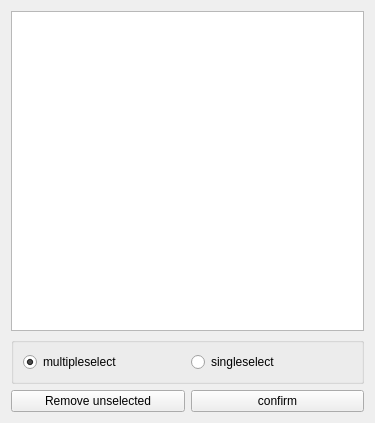
<?xml version="1.0" encoding="UTF-8"?>
<ui version="4.0">
 <class>Form</class>
 <widget class="QWidget" name="Form">
  <property name="geometry">
   <rect>
    <x>0</x>
    <y>0</y>
    <width>375</width>
    <height>423</height>
   </rect>
  </property>
  <property name="windowTitle">
   <string>Form</string>
  </property>
  <layout class="QGridLayout" name="gridLayout_2">
   <item row="0" column="0">
    <widget class="QListView" name="listView">
     <property name="minimumSize">
      <size>
       <width>200</width>
       <height>200</height>
      </size>
     </property>
     <property name="editTriggers">
      <set>QAbstractItemView::NoEditTriggers</set>
     </property>
     <property name="dragEnabled">
      <bool>false</bool>
     </property>
     <property name="dragDropOverwriteMode">
      <bool>false</bool>
     </property>
     <property name="dragDropMode">
      <enum>QAbstractItemView::InternalMove</enum>
     </property>
     <property name="defaultDropAction">
      <enum>Qt::MoveAction</enum>
     </property>
     <property name="selectionMode">
      <enum>QAbstractItemView::MultiSelection</enum>
     </property>
    </widget>
   </item>
   <item row="6" column="0">
    <layout class="QHBoxLayout" name="horizontalLayout">
     <item>
      <widget class="QPushButton" name="remove_unselected_Button">
       <property name="text">
        <string>Remove unselected</string>
       </property>
      </widget>
     </item>
     <item>
      <widget class="QPushButton" name="confirm_Button">
       <property name="text">
        <string>confirm</string>
       </property>
      </widget>
     </item>
    </layout>
   </item>
   <item row="4" column="0">
    <widget class="QGroupBox" name="groupBox">
     <property name="title">
      <string/>
     </property>
     <layout class="QHBoxLayout" name="horizontalLayout_2">
      <item>
       <widget class="QRadioButton" name="multiple_select_radioButton">
        <property name="text">
         <string>multipleselect</string>
        </property>
        <property name="checked">
         <bool>true</bool>
        </property>
       </widget>
      </item>
      <item>
       <widget class="QRadioButton" name="single_select_radioButton">
        <property name="text">
         <string>singleselect</string>
        </property>
       </widget>
      </item>
     </layout>
    </widget>
   </item>
  </layout>
 </widget>
 <resources/>
 <connections/>
</ui>
